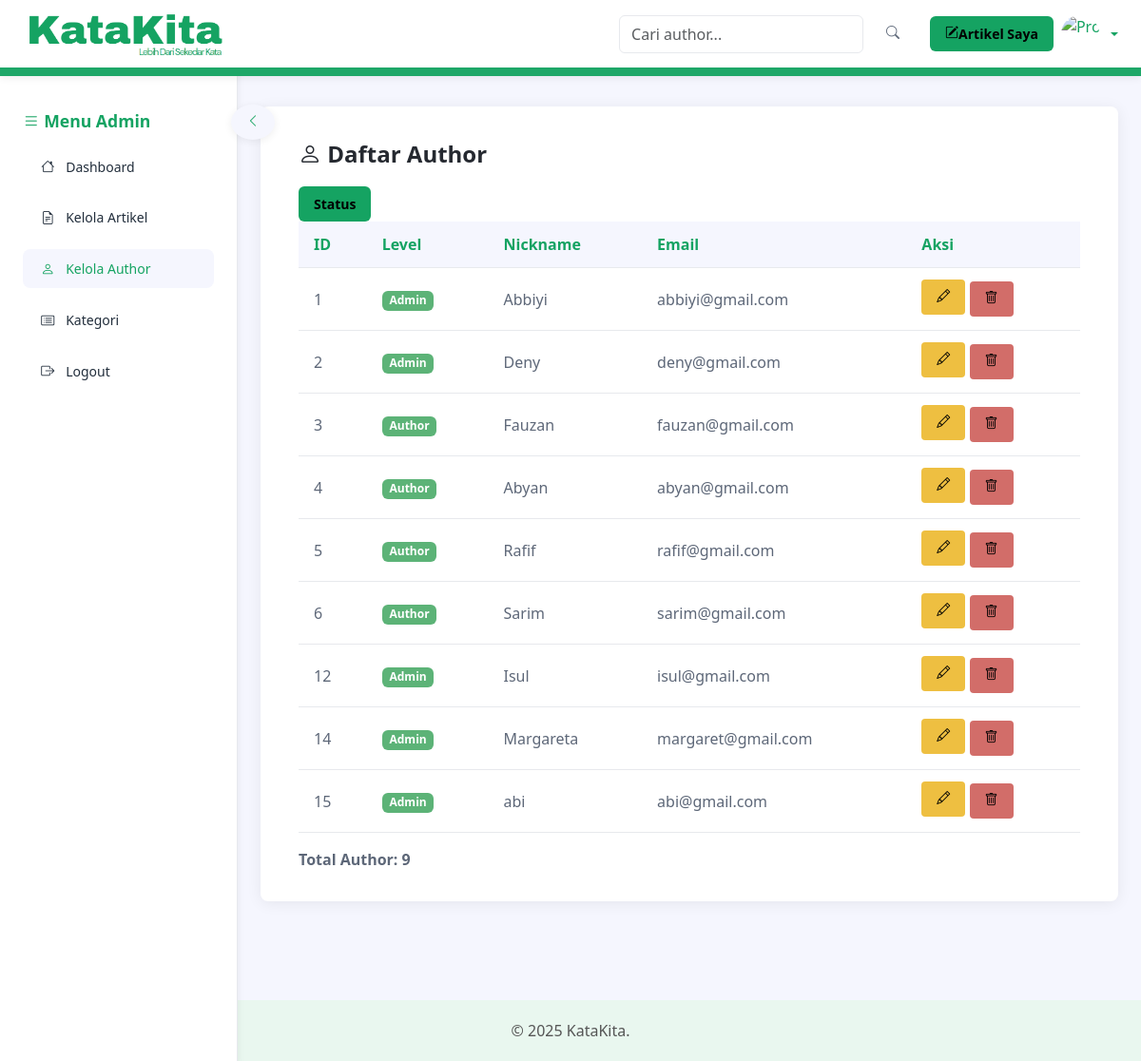
The page /admin/kelola_author.php (signed in) on the database its author committed.
### tables this page shows
CREATE TABLE `author` (
  `id` int NOT NULL,
  `level` varchar(50) NOT NULL,
  `nickname` varchar(100) NOT NULL,
  `email` varchar(150) NOT NULL,
  `password` varchar(255) NOT NULL
);

### admin/kelola_author.php (the view, shortened to what this page needs)
<?php
include '../koneksi.php';
$where = '';
$sql = "SELECT id, level, nickname, email FROM author $where";
$result = $koneksi->query($sql);
?>
<!DOCTYPE html>
<html>
<head>
    <link rel="stylesheet" type="text/css" href="../assets/css/portal.css">
    <link rel="stylesheet" href="https://cdn.jsdelivr.net/npm/bootstrap-icons@1.11.3/font/bootstrap-icons.css">
</head>
<body class="app">
    <nav class="app-sidepanel" id="sidebarAdmin" style="width:250px;position:fixed;top:5px;left:0;bottom:0;background:#fff;box-shadow:0 2px 8px 0 rgba(0,0,0,0.07);z-index:99;transition:margin-left .3s;">
        <button class="btn btn-light" id="btnToggleSidebar" style="margin-top:100px;">
            <i class="bi bi-chevron-left" id="iconSidebar"></i>
        </button>
        <div class="sidebar-inner d-flex flex-column h-100" style="height:100%;">
            <div class="kategori-panel flex-grow-1">
                <h6><i class="bi bi-list"></i> Menu Admin</h6>
                <ul class="kategori-list list-unstyled">
                    <li><a href="home.php" class="nav-link"><i class="bi bi-house"></i> Dashboard</a></li>
                    <li><a href="kelola_artikel.php" class="nav-link"><i class="bi bi-file-earmark-text"></i> Kelola Artikel</a></li>
                    <li><a href="kelola_author.php" class="nav-link active"><i class="bi bi-person"></i> Kelola Author</a></li>
                    <li><a href="kategori.php" class="nav-link"><i class="bi bi-card-list"></i> Kategori</a></li>
                    <li><a href="../logout.php" class="nav-link"><i class="bi bi-box-arrow-right"></i> Logout</a></li>
                </ul>
            </div>
        </div>
    </nav>
    <div class="app-wrapper">
        <header class="app-header d-flex align-items-center justify-content-between px-4" style="background:#fff; box-shadow:0 2px 8px 0 rgba(0,0,0,0.07); height:80px; position:fixed; top:0; left:0; right:0; z-index:100;">
            <div class="d-flex align-items-center">
                <a href="home.php">
                    <img src="../assets/images/namawebsite.png" alt="KataKita" class="me-4" style="height:58px;">
                </a>
            </div>
            <div class="d-flex align-items-center">
                <form class="d-flex me-3" method="get">
                    <input class="form-control me-2" type="search" name="q" placeholder="Cari author..." aria-label="Search" style="min-width:180px;" value="<?php echo isset($_GET['q']) ? htmlspecialchars($_GET['q']) : ''; ?>">
                    <button class="btn btn-outline-secondary" type="submit"><i class="bi bi-search"></i></button>
                </form>
                <a href="kelola_artikel.php?author=<?php echo urlencode($_SESSION['nickname']); ?>" class="btn btn-primary me-2 d-none d-md-inline">
                    <i class="bi bi-pencil-square"></i>Artikel Saya
                </a>
                <div class="dropdown">
                    <a href="#" class="d-flex align-items-center text-decoration-none dropdown-toggle" id="dropdownProfile" data-bs-toggle="dropdown" aria-expanded="false">
                        <img src="../assets/images/profile.png" alt="Profile" width="40" height="40" class="rounded-circle me-2" style="object-fit:cover;">
                    </a>
                </div>
            </div>
        </header>
        <main class="app-content p-4">
            <div class="app-card-table">
                <div class="main-title mb-3"><i class="bi bi-person"></i> Daftar Author</div>
                <div class="table-responsive">
                    <a href="status.php" class="btn btn-primary">
                        Status
                    </a>
                    <table class="content-table">
                        <thead>
                            <tr>
                                <th>ID</th>
                                <th>Level</th>
                                <th>Nickname</th>
                                <th>Email</th>
                                <th>Aksi</th>
                            </tr>
                        </thead>
                        <tbody>
                            <?php if ($result->num_rows > 0): ?>
                                <?php while ($row = $result->fetch_assoc()): ?>
                                    <tr>
                                        <td><?php echo $row['id']; ?></td>
                                        <td>
                                            <span class="badge bg-success"><?php echo htmlspecialchars($row['level']); ?></span>
                                        </td>
                                        <td><?php echo htmlspecialchars($row['nickname']); ?></td>
                                        <td><?php echo htmlspecialchars($row['email']); ?></td>
                                        <td>
                                            <a href="#"
                                                class="btn btn-sm btn-warning mb-1 btn-edit-author"
                                                data-id="<?php echo $row['id']; ?>"
                                                title="Edit">
                                                <i class="bi bi-pencil"></i>
                                            </a>
                                            <a href="hapus_author.php?id=<?php echo $row['id']; ?>" class="btn btn-sm btn-danger" title="Delete" onclick="return confirm('Apakah Anda yakin ingin menghapus author ini?')"><i class="bi bi-trash"></i></a>
                                        </td>
                                    </tr>
                                <?php endwhile; ?>
                            <?php else: ?>
                                <tr>
                                    <td colspan="5" class="text-center text-muted">Tidak ada data author ditemukan.</td>
                                </tr>
                            <?php endif; ?>
                        </tbody>
                    </table>
                </div>
                <div class="mt-3 text-start">
                    <strong>Total Author: <?php echo $result ? $result->num_rows : 0; ?></strong>
                </div>
            </div>
        </main>
    </div>
    <footer class="app-footer mt-5" style="background:#e9f7ef; padding:20px 0;">
        <div class="container-xl text-center">
            <p class="mb-0" style="color:#555;">&copy; 2025 KataKita.</p>
        </div>
</body>
</html>

### rows shown on the page
author: id "1", level "Admin", nickname "Abbiyi", email "abbiyi@gmail.com"
author: id "2", level "Admin", nickname "Deny", email "deny@gmail.com"
author: id "3", level "Author", nickname "Fauzan", email "fauzan@gmail.com"
author: id "4", level "Author", nickname "Abyan", email "abyan@gmail.com"
author: id "5", level "Author", nickname "Rafif", email "rafif@gmail.com"
author: id "6", level "Author", nickname "Sarim", email "sarim@gmail.com"
author: id "12", level "Admin", nickname "Isul", email "isul@gmail.com"
author: id "14", level "Admin", nickname "Margareta", email "margaret@gmail.com"
author: id "15", level "Admin", nickname "abi", email "abi@gmail.com"

### other values the page prints
$result->num_rows "9"
